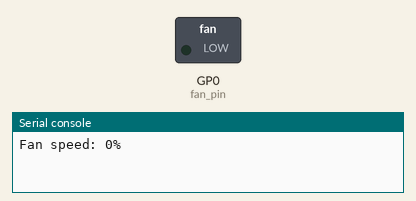
A program run on a simulated Raspberry Pi Pico running MicroPython. Shown: switched loads named in the program (green lamp = pin HIGH), the last lines printed to the serial console. At 15.0 s the program stops and its outputs stay as they are.

Above: at 0.1 s.
At 2.6 s:
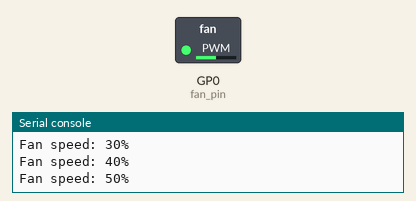
At 5.1 s:
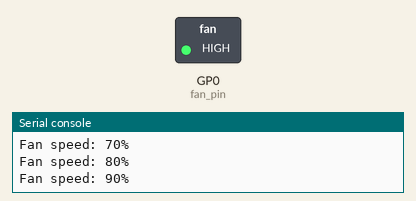
At 14.1 s:
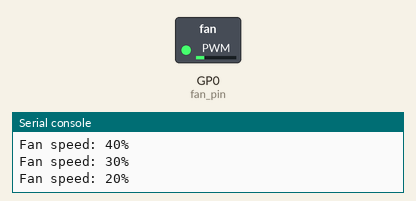
Timing chart, 0 to 16.5 s (numbered marks = the images above):
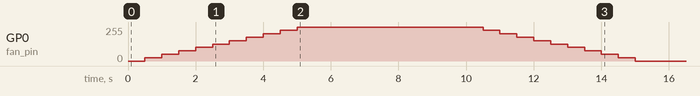

Measured:
- by itself, GP0 (fan_pin): rises from 0/255 to 255/255 in 4.5 s, then falls to 0/255 in 10.0 s

The program:

pwm_control.py
```python
# This test program controls the voltage across the fan using Low-side transistor switch that utilizes an N-Channel MOSFET
from machine import Pin, PWM
import time

# Define the GPIO pin connected to the gate of the MOSFET
fan_pin = Pin(0, Pin.OUT)

# Set up PWM on the pin
pwm = PWM(fan_pin)

# Initialize PWM frequency to a value suitable for our fan , e.g. 25kHz
pwm.freq(25000)

# Function to set fan speed (0-100%)
def set_fan_speed(duty_cycle_percent):
    # Convert percentage to duty cycle (0-65535 scale for duty_u16)
    duty = int(duty_cycle_percent * 65535 / 100)
    pwm.duty_u16(duty)

# Example: Ramp fan speed from 0 to 100%
for duty in range(0, 100, 10):
    set_fan_speed(duty)
    print(f"Fan speed: {duty}%")
    time.sleep(0.5)

# Keep the fan running at full speed for a while
set_fan_speed(100)
time.sleep(5)

# Ramp fan speed down to 0%
for duty in range(100, 0, -10):
    set_fan_speed(duty)
    print(f"Fan speed: {duty}%")
    time.sleep(0.5)

# Turn off fan
set_fan_speed(0)
print("Fan off.")
```
